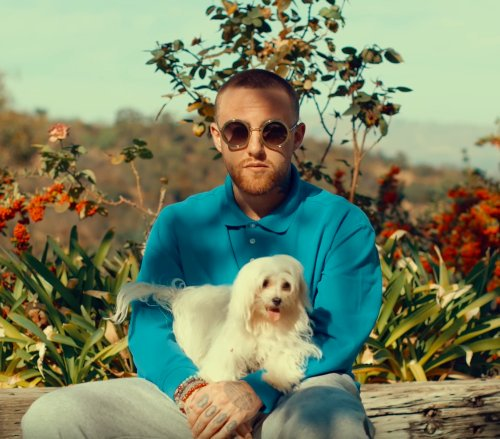
#> input picture input/target_images/mac_miller.jpg, 500 x 439 px
$ python mac_miller_markov_mosaic.py
#> lines starting #> are read from the running program, lines starting #| are printed output that depends on the picture
"""
# Name(s): Shahir Taj
# Course: CSCI 3725
# Assignment: M2
# Date: 09/30/2019

The Mac Miller Markov Mosaic uses a Markov model to analyze the
transition probabilities between sequences of pixels in a target
image, and uses these probabilities, in combination with pictures
of Mac Miller on Instagram, to create a mosaic.

The decision to represent states as unique sequences of pixels was
inspired by William Anderson's article "Using Machine Learning to Make
Art." The gen_mosaic(), get_average_rgb(), and get_best_match_index()
functions were heavily inspired by the "Implementing Photomosaics" tutorial
on GeeksforGeeks. All of the images used to create the mosaic were
downloaded from https://www.instagram.com/macmillerdivine/.
"""

import glob
import random
import numpy
from PIL import Image

INPUT_IMAGE_WIDTH = 10
INPUT_IMAGE_HEIGHT = 10


class MarkovModel:
    """ MarkovModel class.
    Instance Variables: num_states of type int, input_data of type list,
                        order of type int, transition_probabilities of type
                        dict, output_data of type list
    Methods: gen_transition_probabilities(), gen_output_data() __str__(),
             __repr__()
    """

    def __init__(self, num_states, input_data, order):
        self.num_states = num_states
        self.input_data = input_data
        self.order = order
        self.transition_probabilities = {}
        self.output_data = []

    def gen_transition_probabilities(self):
        """ (markovmodel) -> dict

        Return the transition probabilities between states in the state space.
        """

        for i in range(self.num_states - self.order):
            # in an n-order model, a state is a unique sequence of n states
            cur_state = tuple(self.input_data[i:i + self.order])
            # the last state can transition to any state in the state space
            if i == (self.num_states - self.order - 1):
                next_state = random.choice(list(self.transition_probabilities))
            else:
                # states can only transition to states that succeed them
                next_state = self.input_data[i + 1:i + self.order + 1]

            # if a state has not been seen, add it to the state space
            if cur_state not in self.transition_probabilities:
                self.transition_probabilities[cur_state] = []
            # add the next state as a transition from the current state
            self.transition_probabilities[cur_state].append(next_state)

        return self.transition_probabilities

    def gen_output_data(self):
        """ (markovmodel) -> list

        Return a list of new state transitions, using transition probabilities.
        """

        # start with a random state in the state space
        start_state = random.choice(list(self.transition_probabilities))
        self.output_data = list(start_state)

        cur_state = tuple(start_state)
        # while size of the output data is less than size of the input data
        while len(self.output_data) < self.num_states:
            # transition to a possible state
            next_state = random.choice(self.transition_probabilities[cur_state])
            # add the last item of the next state to the output data
            self.output_data.append(next_state[-1])
            cur_state = tuple(next_state)

        return self.output_data

    def __str__(self):
        """ (markovmodel) -> string

        Return a formatted string representation of this Markov Model.
        """

        return ("A Markov Model of order " + self.order + " with " + self.num_states +
                " states in its state space.")

    def __repr__(self):
        """ (markovmodel) -> markovmodel

        Return a Markov Model of the same value.
        """

        return "MarkovModel({0}, {1}, {2})".format(self.num_states,
                                                   self.input_data, self.order)


def gen_mosaic(input_images, output_data, target_size):
    """ (list, list, tuple) -> image

    Return a photomosaic of the target image using the input images.

    This function was heavily inspired by the "Implementing Photomosaics"
    tutorial on GeeksforGeeks.
    """

    image_colors = []
    # resize and get the average rgb value of each input image
    for image in input_images:
        image.thumbnail((INPUT_IMAGE_WIDTH, INPUT_IMAGE_HEIGHT))
        image_colors.append(get_average_rgb(image))

    image_matches = []
    # find the best input image for each pixel in the target image
    for pixel_color in output_data:
        match_index = get_best_match_index(pixel_color, image_colors)
        image_matches.append(input_images[match_index])

    # initialize the mosaic
    max_width = max([img.size[0] for img in image_matches])
    max_height = max([img.size[1] for img in image_matches])
    mosaic = Image.new('RGB', (target_size[0] * max_width, target_size[1] *
                               max_height))

    # paste the input images onto the mosaic
    for i in range(len(image_matches)):
        cur_row = int(i / target_size[0])
        cur_col = i - target_size[0] * cur_row
        mosaic.paste(image_matches[i], (cur_col * max_width, cur_row *
                                        max_height))

    return mosaic


def get_average_rgb(image):
    """ (image) -> tuple

    Return the average RGB value of all of the colors in an image.

    This function was copied from the "Implementing Photomosaics"
    tutorial on GeeksforGeeks.
    """

    image_array = numpy.array(image)
    w, h, d = image_array.shape

    return tuple(numpy.average(image_array.reshape(w*h, d), axis=0))


def get_best_match_index(pixel_color, image_colors):
    """ (tuple, list) -> int

    Return the index of the image that is the best color match with
    the given pixel.

    This function was copied from the "Implementing Photomosaics"
    tutorial on GeeksforGeeks.
    """

    cur_index = 0
    min_index = 0
    min_dist = float("inf")
    # compare the r, g, and b values of each input image with the given pixel
    for color in image_colors:
        dist = ((color[0] - pixel_color[0])*(color[0] - pixel_color[0]) +
                (color[1] - pixel_color[1])*(color[1] - pixel_color[1]) +
                (color[2] - pixel_color[2])*(color[2] - pixel_color[2]))
        if dist < min_dist:
            min_dist = dist
            min_index = cur_index
        cur_index += 1

    return min_index


def main():
    # open target image
    target_filepath = input("Enter the filepath of the target image: ")
#> the answer given: input/target_images/mac_miller.jpg
    # input/target_images/mac_miller.jpg
    target_file = target_filepath[20:].split(".")[0]
    try:
        target_image = Image.open(target_filepath)
#> target_image is the input picture: PIL image 500x439 RGB; mean R, G, B 122.3, 133.6, 103.5
    except FileNotFoundError:
        print("The file " + target_filepath + " was not found.")
        exit()

    # read input images
    input_images = []
    input_filepath = input("Enter the filepath of the input images: ")
#> the answer given: input/target_images/mac_miller.jpg
    # input/input_images/*.jpg
    for infile in glob.glob(input_filepath):
        try:
            image = Image.open(infile)
        except FileNotFoundError:
            print("The file " + infile + " was not found.")
        else:
            input_images.append(image)

    if not input_images:
        print("No input images found in " + input_filepath + ". Exiting.")
        exit()

    target_image.show()
    target_size = target_image.size
#> target_size = (500, 439)
    target_num_pixels = target_size[0] * target_size[1]
#> target_num_pixels = 219500
    target_data = list(target_image.getdata())
#> target_data = 219500 items
    n = int(input("Enter the order of the Markov chain (must be less than " +
                  str(target_num_pixels) + "): "))
#> the answer given: 3
#> n = 3
    if n >= target_num_pixels:  # order must be less than total number of pixels
        print("Order is too large. Exiting.")
        exit()

    print("building markov model...")
    markov_model = MarkovModel(target_num_pixels, target_data, n)
#> in __init__, `self.input_data = input_data`: self.input_data = 219500 items
    markov_model.gen_transition_probabilities()
#> the loop in gen_transition_probabilities, `for i in range(self.num_states - self.order):` made 219497 passes
#> (cur_state, next_state) on passes 4, 5, 6, 10, 11, 12: (((189, 224, 191), (189, 224, 191), (189, 224, 191)), [(189, 224, 191), (189, 224, 191), (188, 223, 190)]), (((189, 224, 191), (189, 224, 191), (188, 223, 190)), [(189, 224, 191), (188, 223, 190), (188, 223, 190)]), (((189, 224, 191), (188, 223, 190), (188, 223, 190)), [(188, 223, 190), (188, 223, 190), (188, 223, 190)]), (((188, 223, 190), (188, 223, 190), (188, 223, 190)), [(188, 223, 190), (188, 223, 190), (187, 222, 189)]), (((188, 223, 190), (188, 223, 190), (187, 222, 189)), [(188, 223, 190), (187, 222, 189), (187, 222, 189)]), (((188, 223, 190), (187, 222, 189), (187, 222, 189)), [(187, 222, 189), (187, 222, 189), (187, 222, 189)])
#> next_state on passes 1, 2, 3, 7, 8, 9: [(189, 224, 191), (189, 224, 191), (189, 224, 191)], [(189, 224, 191), (189, 224, 191), (189, 224, 191)], [(189, 224, 191), (189, 224, 191), (189, 224, 191)], [(188, 223, 190), (188, 223, 190), (188, 223, 190)], [(188, 223, 190), (188, 223, 190), (188, 223, 190)], [(188, 223, 190), (188, 223, 190), (188, 223, 190)]
#> after the loop in gen_transition_probabilities, `for i in range(self.num_states - self.order):`: self.transition_probabilities = 187208 items

    print("generating output data...")
    output_data = markov_model.gen_output_data()
#> in gen_output_data, `start_state = random.choice(list(self.transition_probabilities))`: start_state = ((59, 54, 32), (37, 47, 20), (20, 38, 12))
#> in gen_output_data, `self.output_data = list(start_state)`: self.output_data = [(59, 54, 32), (37, 47, 20), (20, 38, 12)]
#> in gen_output_data, `cur_state = tuple(start_state)`: cur_state = ((59, 54, 32), (37, 47, 20), (20, 38, 12))
#> the loop in gen_output_data, `while len(self.output_data) < self.num_states:` made 219497 passes
#> cur_state on passes 1 to 3: ((37, 47, 20), (20, 38, 12), (18, 41, 25)), ((20, 38, 12), (18, 41, 25), (21, 44, 34)), ((18, 41, 25), (21, 44, 34), (14, 36, 24))
#> after the loop in gen_output_data, `while len(self.output_data) < self.num_states:`: self.output_data = 219500 items
#> output_data = 219500 items

    print('creating mosaic...')
    output_image = gen_mosaic(input_images, output_data, target_size)
#> the loop in gen_mosaic, `for image in input_images:` made 1 pass
#> (w in get_average_rgb, h in get_average_rgb, d in get_average_rgb) on pass 1: (9, 10, 3)
#> after the loop in gen_mosaic, `for image in input_images:`: image_colors = [(122.4, 133.7, 103.5)]
#> the loop in gen_mosaic, `for pixel_color in output_data:` made 219500 passes
#> after the loop in gen_mosaic, `for pixel_color in output_data:`: image_matches = 219500 items
#> in gen_mosaic, `max_width = max([img.size[0] for img in image_matches])`: max_width = 10
#> in gen_mosaic, `max_height = max([img.size[1] for img in image_matches])`: max_height = 9
#> in gen_mosaic, `mosaic = Image.new('RGB', (target_size[0] * max_width, target_size[1] ..`: mosaic: PIL image 5000x3951 RGB; every value is 0
#> after the loop in gen_mosaic, `for i in range(len(image_matches)):`:
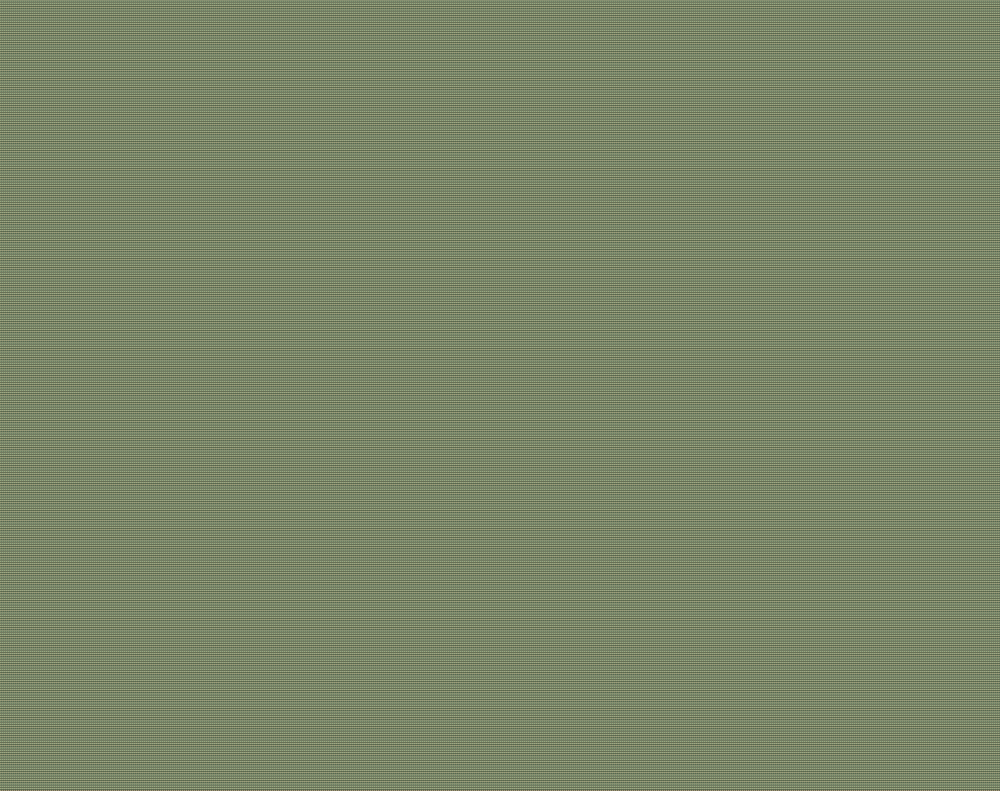
#> mosaic: PIL image 5000x3951 RGB (shown at 1/5 size); mean R, G, B 122.4, 133.7, 103.5

    # show and save generated mosaic image
    output_image.show()
    output_filepath = "output/" + target_file + "_mosaic" + ".jpeg"
    output_image.save(output_filepath)
    print("saved output to " + output_filepath)
    print("done.")


if __name__ == "__main__":
    main()
